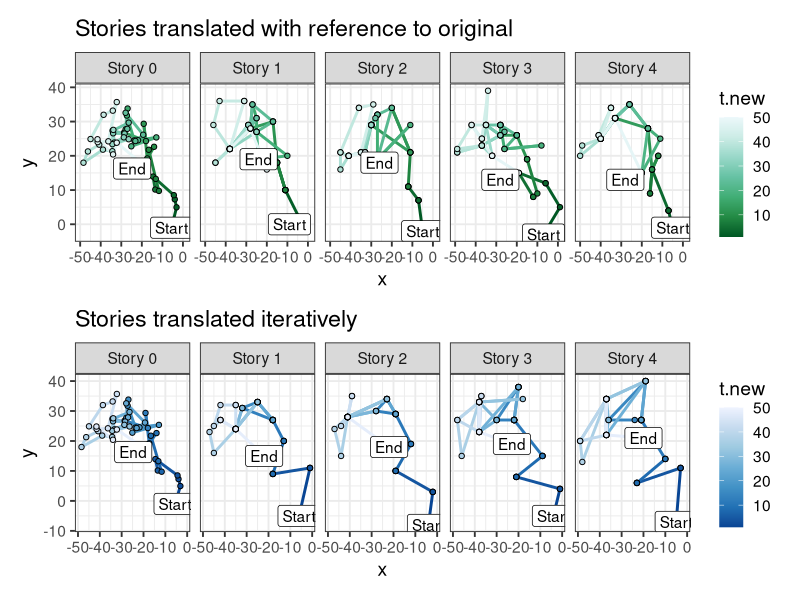
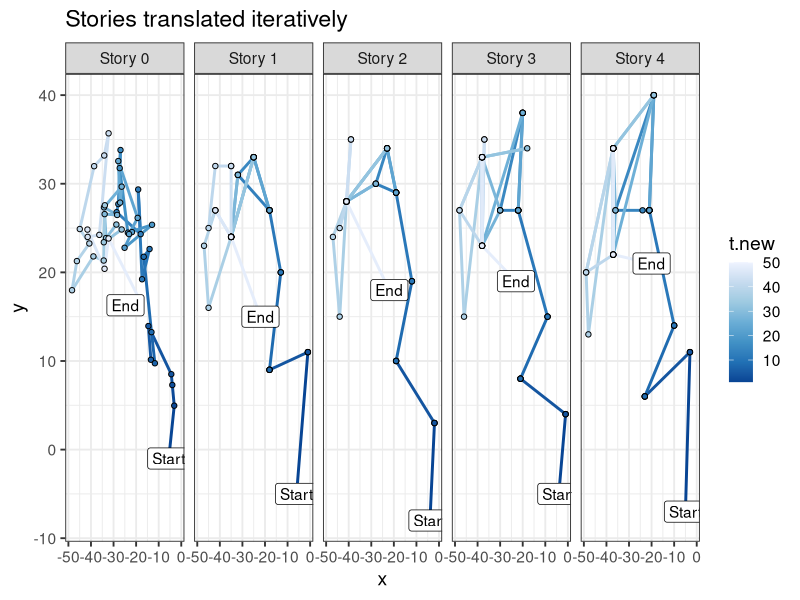
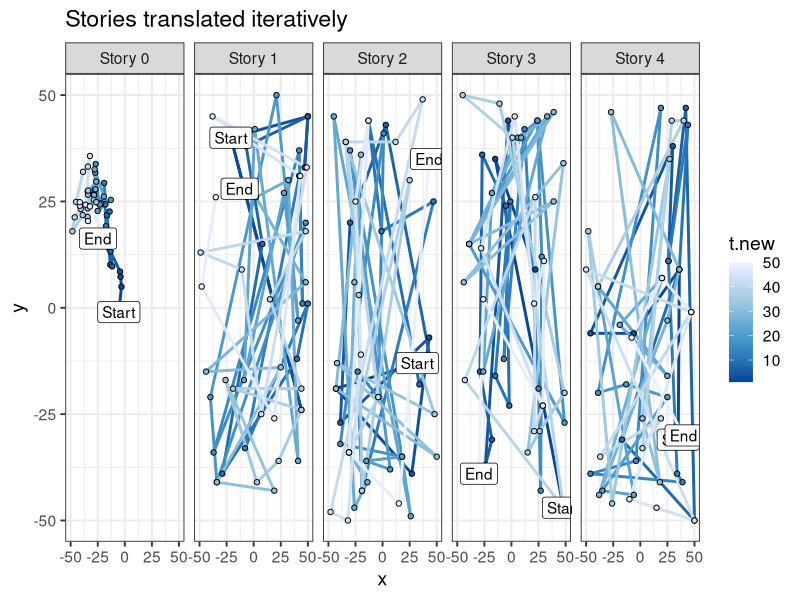
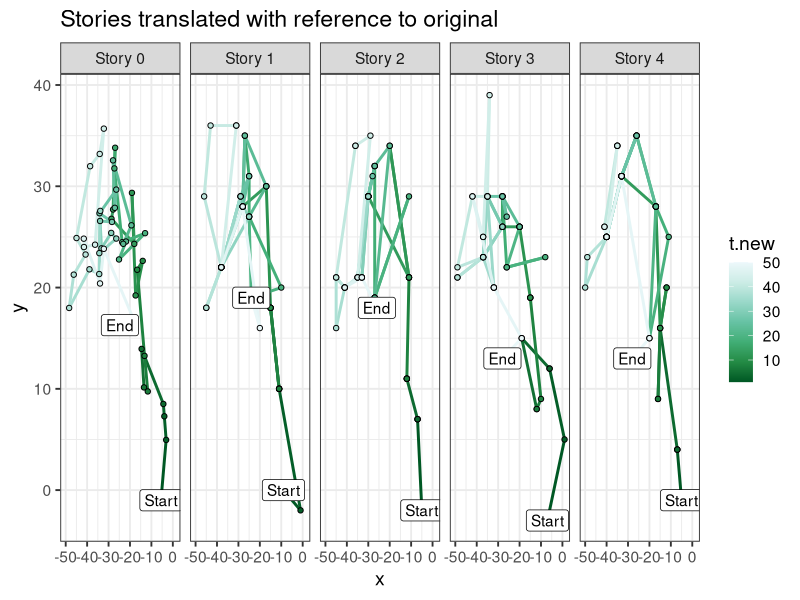
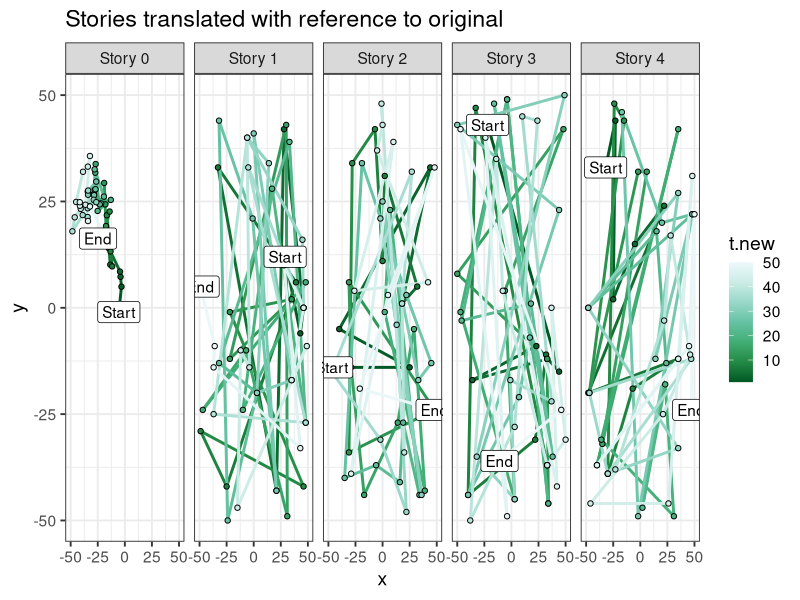
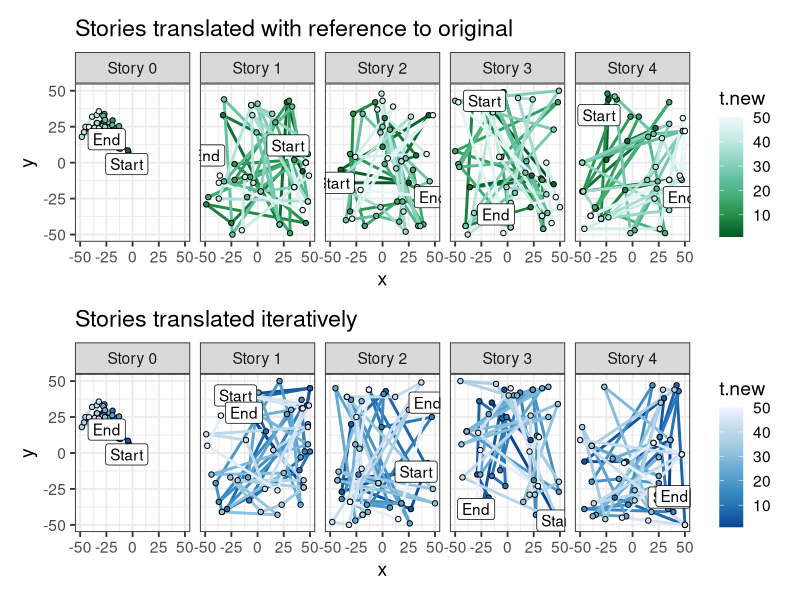

The R script that drew these images, in order:
library(here)
setwd(here())
library(tidyverse)
library(TSP)
library(ggrepel)
library(patchwork)

theme_set(theme_bw(base_size = 14))

# General functions ----

# Generates a "language" as a 2D space of 30 points
create_language <- function(num_points = 250, range.low = -50, range.high = 50){
  story = data.frame(x = sample(range.low:range.high, num_points, replace = T),
                     y = sample(range.low:range.high, num_points, replace = T)) |> 
    mutate(t = 1:n()) |> 
    mutate(label = if_else(t == 1, "Start",
                           if_else(t == max(t), "End", NA)))
  
  return(story)
}

# Euclidean distance function
euclid <- function(x1, y1, x2, y2) {
  sqrt((x2 - x1)^2 + (y2 - y1)^2)
}

# Recreates the story of original.x using language.other
#
# Goes through the points in original.x and calculates the distances to all the
# points in the language.other, selects the closest point, and repeats.
#
# TODO: Add a probabilistic version, for the nearest neighbor
match_story <- function(original.x, language.other, deterministic = T){
  reconstruction <- data.frame()
  
  for (ii in 1:nrow(original.x)){
    x.original <- original.x[ii,]$x
    y.original <- original.x[ii,]$y
    
    if (deterministic){
      nearest <- language.other |> 
        mutate(distance = euclid(x,y,x.original, y.original)) |> 
        filter(distance == min(distance)) 
      # print(nearest)
      
      nearest <- nearest |> 
        slice_sample(n = 1)
      # print(nearest)
      
    } else {
      nearest <- language.other |> 
        mutate(distance = euclid(x,y,x.original, y.original),
               distance.weight = distance / sum(distance))
      # print(nearest)
      
      nearest <- nearest |> 
        slice_sample(n = 1, weight_by = distance.weight) |> 
        select(-distance.weight)
      # print(nearest)
    }
    
    
    
    reconstruction <- rbind(reconstruction, nearest)
  }
  
  reconstruction <- reconstruction |> 
    mutate(t.new = 1:n(),
           label = if_else(t.new == 1, "Start",
                           if_else(t.new == max(t.new), "End", NA)))
  
  return(reconstruction)
}


# df <- data.frame(index = 1:10) |> 
#   mutate(weight.even = 1/10,
#          weight.uneven = index / sum(index))
# 
# x <- c()
# 
# y <- c()
# 
# for (i in 1:5000){
#   x.df <- df |> 
#     slice_sample(n = 1, weight_by = weight.even)
#   
#   y.df <- df |> 
#     slice_sample(n = 1, weight_by = weight.uneven)
#   
#   x <- append(x, x.df$index)
#   y <- append(y, y.df$index)
# }
# 
# hist(x)
# hist(y)


# Iterative translation ----

## Helper functions ----

# Creates a translation chain of n_iterations
iterate_translation <- function(original.text, n_iterations = 4, deterministic = T){
  original.x <- original.text
  
  holder.df <- data.frame()
  
  for (ii in 1:n_iterations){
    lang.x <- create_language()
    recon.x <- match_story(original.x, lang.x, deterministic) |> 
      mutate(story = ii)
    
    holder.df <- rbind(holder.df, recon.x)
    
    original.x <- recon.x
  }
  
  final <- rbind(original.text |> 
                   mutate(t.new = t, distance = -1),
                 holder.df)
  
  return(final)
}

## Running the iterative translations ----

### More coherent plot
new_point <- function(x0, y0){
  x1 <- x0 + rnorm(n = 1, mean = 0, sd = 5)
  y1 <- y0 + rnorm(n = 1, mean = 0, sd = 5)
  
  return (c(x1, y1))
}

original <- data.frame(x = 0, y = 0)

length = 50

for (i in 1:length){
  old_points <- original[i,]
  new_points <- new_point(old_points$x, old_points$y)
  original <- rbind(original, new_points)
}

original <- original[2:(length + 1),] |> 
  mutate(t = 1:n(),
         story = 0,
         label = if_else(t == 1, "Start",
                         if_else(t == max(t), "End", NA)))

range.min <- min(c(original$x, original$y))
range.max <- max(c(original$x, original$y))

# original <- create_language() |> 
#   mutate(story = 0)

iterative <- iterate_translation(original, 4)

i.plot <- iterative |> 
  mutate(story = paste("Story", story)) |> 
  ggplot(aes(x = x, y = y, color = t.new))+
  geom_path(linewidth = 1)+
  geom_point(aes(fill = t.new), color = "black", shape = 21)+
  scale_color_distiller()+
  scale_fill_distiller()+
  geom_label(aes(label = label), color = "black")+
  facet_wrap(~factor(story), ncol = 5)+
  ggtitle("Stories translated iteratively")


## Longer chain ----


# iterative <- iterate_translation(original, 9)
# 
# iterative |> 
#   mutate(story = paste("Story", story)) |> 
#   mutate(story = factor(story, levels = paste("Story", 0:9))) |> 
#   ggplot(aes(x = x, y = y, color = t.new))+
#   geom_path(linewidth = 1)+
#   scale_color_distiller(name = "Timestep")+
#   geom_label(aes(label = label), color = "black")+
#   facet_wrap(~factor(story))+
#   ggtitle("Stories translated iteratively")




# Translation with reference to the original ----

## Helper functions ----

# Creates a set of translations that can reference the original.
# Same as the above function, but the original.x is not updated.
multi_translations <- function(original.text, n_iterations = 4, deterministic = T){
  original.x <- original.text
  
  holder.df <- data.frame()
  
  for (ii in 1:n_iterations){
    lang.x <- create_language()
    recon.x <- match_story(original.x, lang.x, deterministic) |> 
      mutate(story = ii)
    
    holder.df <- rbind(holder.df, recon.x)
    
    # original.x <- recon.x
  }
  
  final <- rbind(original.text |> 
                   mutate(t.new = t, distance = -1),
                 holder.df)
  
  return(final)
}

## Running the simulation ----
# original2 <- create_language() |> 
#   mutate(story = 0)

multi <- multi_translations(original, 4)

m.plot <- multi |> 
  mutate(story = paste("Story", story)) |> 
  ggplot(aes(x = x, y = y, color = t.new))+
  geom_path(linewidth = 1)+
  geom_point(aes(fill = t.new), color = "black", shape = 21)+
  scale_fill_distiller(palette = 2)+
  scale_color_distiller(palette = 2)+
  geom_label(aes(label = label), color = "black")+
  facet_wrap(~factor(story), ncol = 5)+
  ggtitle("Stories translated with reference to original")



# Comparison ----

## Visual
deterministic <- m.plot / i.plot

## DTW 


# Non-deterministic -----
# Non-working at the moment.

iterative.nd <- iterate_translation(original, 4, F)

i.plot.nd <- iterative.nd |> 
  mutate(story = paste("Story", story)) |> 
  ggplot(aes(x = x, y = y, color = t.new))+
  geom_path(linewidth = 1)+
  geom_point(aes(fill = t.new), color = "black", shape = 21)+
  scale_color_distiller()+
  scale_fill_distiller()+
  geom_label(aes(label = label), color = "black")+
  facet_wrap(~factor(story), ncol = 5)+
  ggtitle("Stories translated iteratively")


multi.nd <- multi_translations(original, 4, F)

m.plot.nd <- multi.nd |> 
  mutate(story = paste("Story", story)) |> 
  ggplot(aes(x = x, y = y, color = t.new))+
  geom_path(linewidth = 1)+
  geom_point(aes(fill = t.new), color = "black", shape = 21)+
  scale_fill_distiller(palette = 2)+
  scale_color_distiller(palette = 2)+
  geom_label(aes(label = label), color = "black")+
  facet_wrap(~factor(story), ncol = 5)+
  ggtitle("Stories translated with reference to original")

nondeterministic <- m.plot.nd / i.plot.nd
